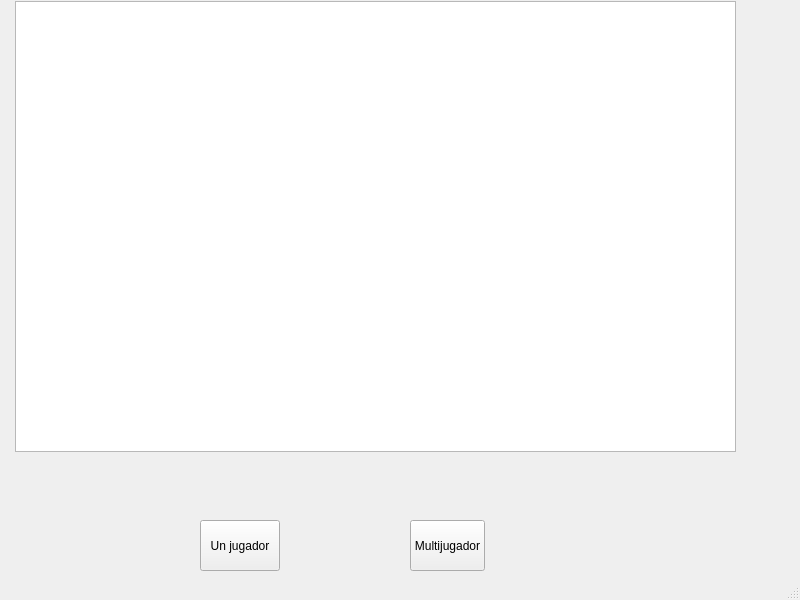
<?xml version="1.0" encoding="UTF-8"?>
<ui version="4.0">
 <class>MainWindow</class>
 <widget class="QMainWindow" name="MainWindow">
  <property name="geometry">
   <rect>
    <x>0</x>
    <y>0</y>
    <width>800</width>
    <height>600</height>
   </rect>
  </property>
  <property name="windowTitle">
   <string>MainWindow</string>
  </property>
  <widget class="QWidget" name="centralwidget">
   <widget class="QGraphicsView" name="graphicsView">
    <property name="geometry">
     <rect>
      <x>15</x>
      <y>1</y>
      <width>721</width>
      <height>451</height>
     </rect>
    </property>
   </widget>
   <widget class="QPushButton" name="MonoJugador">
    <property name="geometry">
     <rect>
      <x>200</x>
      <y>520</y>
      <width>80</width>
      <height>51</height>
     </rect>
    </property>
    <property name="text">
     <string>Un jugador</string>
    </property>
   </widget>
   <widget class="QPushButton" name="Multijugador">
    <property name="geometry">
     <rect>
      <x>410</x>
      <y>520</y>
      <width>75</width>
      <height>51</height>
     </rect>
    </property>
    <property name="text">
     <string>Multijugador</string>
    </property>
   </widget>
  </widget>
  <widget class="QMenuBar" name="menubar">
   <property name="geometry">
    <rect>
     <x>0</x>
     <y>0</y>
     <width>800</width>
     <height>21</height>
    </rect>
   </property>
  </widget>
  <widget class="QStatusBar" name="statusbar"/>
 </widget>
 <resources/>
 <connections/>
</ui>
